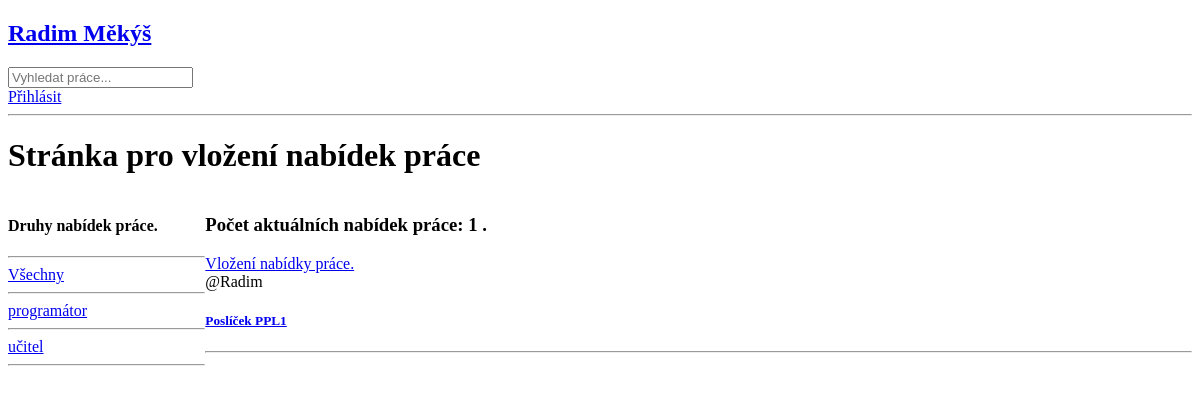
The app's page /Nabidky/0/?q=programátor, older data.
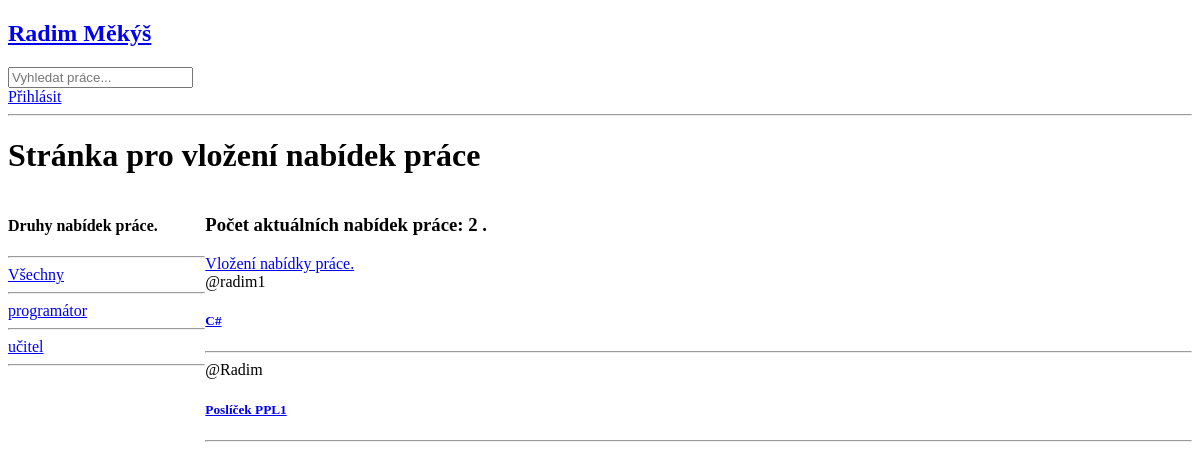
The same page, newer data.
### base/models.py (models this page shows, shortened)
class typprace(models.Model):
    name = models.CharField(max_length=30)

class Room(models.Model):
    Zadávající = models.ForeignKey(User, on_delete=models.SET_NULL, null=True)
    typ_práce = models.ForeignKey(typprace, on_delete=models.SET_NULL, null=True)
    Nazev_pozice = models.CharField(max_length=20)
    Hodinový_plat = models.CharField(max_length=10, blank=True)
    Měsíční_mzda = models.CharField(max_length=10, blank=True)
    Hodiny_za_den = models.CharField(max_length=10, blank=True)
    Hodiny_za_měsíc = models.CharField(max_length=10, blank=True)
    popis_práce = models.TextField(null=True, blank=True)
    dotazující = models.ManyToManyField(User, related_name='dotazující', blank=True)
    updated = models.DateTimeField(auto_now=True)
    created = models.DateTimeField(auto_now_add=True)
    class Meta:
        ordering = ['-updated', '-created']

### base/views.py (the view)
# urls.py: path('Nabidky/<str:pk>/', views.Nabidky, name="Nabidkyprace"),
def Nabidky(request, pk):
    q = request.GET.get('q') if request.GET.get('q') != None else ''
    rooms = Room.objects.filter(
        Q(typ_práce__name__icontains=q) |
        Q(Hodinový_plat__icontains=q) |
        Q(Hodiny_za_den__icontains=q)
        )
    Typs = typprace.objects.all()
    room_count = rooms.count()
    context = {'rooms': rooms, 'Typs': Typs, 'room_count': room_count }
    return render(request, 'Nabidky.html', context)

### templates/Nabidky.html (shortened to what this page needs)
{% extends 'main.html' %}
{% block content %}
<h1> Stránka pro vložení nabídek práce</h1>
<div class="home-container">
    <div>
        <h4>Druhy nabídek práce.</h4>
        <hr>
        <div>
            <a href="/Nabidky/0">Všechny</a>
            <hr>
        </div>
        {% for Typ in Typs %}
            <div>
                <a href="/Nabidky/0/?q={{Typ.name}}">{{Typ.name}}</a>
                <hr>
            </div>
        {% endfor %}
    </div>
    <div>
        <h3>Počet aktuálních nabídek práce: {{room_count}} .</h3>
        <a href="{% url 'Vytvoreninabidky' %}">Vložení nabídky práce.</a>
        <div>
            {% for room in rooms %}
            <div>
                <span>@{{room.Zadávající.username}}</span>
                <h5><a href="/Nabidky/room/{{room.id}}">{{room.Nazev_pozice}}</a></h5>
                <hr>
            </div>
            {% endfor %}
        </div>
    </div>
</div>
{% endblock content %}

Row changes from the older to the newer data that the page shows:
added Room: Zadávající.username "radim1", Nazev_pozice "C#"
Text that changed along with them:
{{ room_count }}: "1" → "2"
